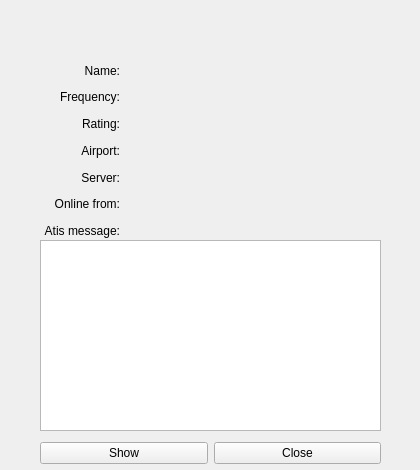
<?xml version="1.0" encoding="UTF-8"?>
<ui version="4.0">
 <class>ATCDetailsWindow</class>
 <widget class="QWidget" name="ATCDetailsWindow">
  <property name="windowModality">
   <enum>Qt::NonModal</enum>
  </property>
  <property name="geometry">
   <rect>
    <x>0</x>
    <y>0</y>
    <width>420</width>
    <height>470</height>
   </rect>
  </property>
  <property name="sizePolicy">
   <sizepolicy hsizetype="Fixed" vsizetype="Fixed">
    <horstretch>0</horstretch>
    <verstretch>0</verstretch>
   </sizepolicy>
  </property>
  <property name="minimumSize">
   <size>
    <width>420</width>
    <height>470</height>
   </size>
  </property>
  <property name="maximumSize">
   <size>
    <width>420</width>
    <height>470</height>
   </size>
  </property>
  <property name="windowTitle">
   <string>ATC details</string>
  </property>
  <property name="windowIcon">
   <iconset resource="imgs.qrc">
    <normaloff>:/mainIcon/icon.png</normaloff>:/mainIcon/icon.png</iconset>
  </property>
  <widget class="QWidget" name="layoutWidget4">
   <property name="geometry">
    <rect>
     <x>6</x>
     <y>5</y>
     <width>411</width>
     <height>51</height>
    </rect>
   </property>
   <layout class="QVBoxLayout" name="verticalLayout">
    <item>
     <widget class="QLabel" name="CallsignLabel">
      <property name="font">
       <font>
        <pointsize>14</pointsize>
       </font>
      </property>
      <property name="text">
       <string/>
      </property>
      <property name="alignment">
       <set>Qt::AlignBottom|Qt::AlignHCenter</set>
      </property>
     </widget>
    </item>
    <item>
     <widget class="QLabel" name="FacilityLabel">
      <property name="font">
       <font>
        <pointsize>10</pointsize>
       </font>
      </property>
      <property name="text">
       <string/>
      </property>
      <property name="alignment">
       <set>Qt::AlignCenter</set>
      </property>
     </widget>
    </item>
   </layout>
  </widget>
  <widget class="QWidget" name="layoutWidget">
   <property name="geometry">
    <rect>
     <x>10</x>
     <y>60</y>
     <width>409</width>
     <height>181</height>
    </rect>
   </property>
   <layout class="QGridLayout" name="gridLayout_2" columnstretch="0,0,0">
    <property name="leftMargin">
     <number>20</number>
    </property>
    <property name="rightMargin">
     <number>60</number>
    </property>
    <item row="5" column="2">
     <widget class="QLabel" name="TimeOnlineLabel">
      <property name="text">
       <string/>
      </property>
     </widget>
    </item>
    <item row="1" column="0">
     <widget class="QLabel" name="FrequencyLabelDesc">
      <property name="text">
       <string>Frequency:</string>
      </property>
      <property name="alignment">
       <set>Qt::AlignRight|Qt::AlignTrailing|Qt::AlignVCenter</set>
      </property>
     </widget>
    </item>
    <item row="3" column="2">
     <widget class="QLabel" name="AirportLabel">
      <property name="text">
       <string/>
      </property>
     </widget>
    </item>
    <item row="3" column="1">
     <spacer name="horizontalSpacer_9">
      <property name="orientation">
       <enum>Qt::Horizontal</enum>
      </property>
      <property name="sizeType">
       <enum>QSizePolicy::Fixed</enum>
      </property>
      <property name="sizeHint" stdset="0">
       <size>
        <width>13</width>
        <height>20</height>
       </size>
      </property>
     </spacer>
    </item>
    <item row="0" column="1">
     <spacer name="horizontalSpacer_14">
      <property name="orientation">
       <enum>Qt::Horizontal</enum>
      </property>
      <property name="sizeType">
       <enum>QSizePolicy::Fixed</enum>
      </property>
      <property name="sizeHint" stdset="0">
       <size>
        <width>13</width>
        <height>20</height>
       </size>
      </property>
     </spacer>
    </item>
    <item row="2" column="0">
     <widget class="QLabel" name="RatingLabelDesc">
      <property name="text">
       <string>Rating:</string>
      </property>
      <property name="alignment">
       <set>Qt::AlignRight|Qt::AlignTrailing|Qt::AlignVCenter</set>
      </property>
     </widget>
    </item>
    <item row="0" column="2">
     <widget class="QLabel" name="NameLabel">
      <property name="minimumSize">
       <size>
        <width>220</width>
        <height>0</height>
       </size>
      </property>
      <property name="maximumSize">
       <size>
        <width>220</width>
        <height>16777215</height>
       </size>
      </property>
      <property name="text">
       <string/>
      </property>
     </widget>
    </item>
    <item row="2" column="1">
     <spacer name="horizontalSpacer_11">
      <property name="orientation">
       <enum>Qt::Horizontal</enum>
      </property>
      <property name="sizeType">
       <enum>QSizePolicy::Fixed</enum>
      </property>
      <property name="sizeHint" stdset="0">
       <size>
        <width>13</width>
        <height>20</height>
       </size>
      </property>
     </spacer>
    </item>
    <item row="2" column="2">
     <widget class="QLabel" name="RatingLabel">
      <property name="text">
       <string/>
      </property>
     </widget>
    </item>
    <item row="0" column="0">
     <widget class="QLabel" name="NameLabelDesc">
      <property name="text">
       <string>Name:</string>
      </property>
      <property name="alignment">
       <set>Qt::AlignRight|Qt::AlignTrailing|Qt::AlignVCenter</set>
      </property>
     </widget>
    </item>
    <item row="3" column="0">
     <widget class="QLabel" name="AirportLabelDesc">
      <property name="text">
       <string>Airport:</string>
      </property>
      <property name="alignment">
       <set>Qt::AlignRight|Qt::AlignTrailing|Qt::AlignVCenter</set>
      </property>
     </widget>
    </item>
    <item row="1" column="1">
     <spacer name="horizontalSpacer_13">
      <property name="orientation">
       <enum>Qt::Horizontal</enum>
      </property>
      <property name="sizeType">
       <enum>QSizePolicy::Fixed</enum>
      </property>
      <property name="sizeHint" stdset="0">
       <size>
        <width>13</width>
        <height>20</height>
       </size>
      </property>
     </spacer>
    </item>
    <item row="4" column="0">
     <widget class="QLabel" name="ServerLabelDesc">
      <property name="text">
       <string>Server:</string>
      </property>
      <property name="alignment">
       <set>Qt::AlignRight|Qt::AlignTrailing|Qt::AlignVCenter</set>
      </property>
     </widget>
    </item>
    <item row="5" column="0">
     <widget class="QLabel" name="TimeOnlineLabelDesc">
      <property name="text">
       <string>Online from:</string>
      </property>
      <property name="alignment">
       <set>Qt::AlignRight|Qt::AlignTrailing|Qt::AlignVCenter</set>
      </property>
     </widget>
    </item>
    <item row="1" column="2">
     <widget class="QLabel" name="FrequencyLabel">
      <property name="text">
       <string/>
      </property>
     </widget>
    </item>
    <item row="4" column="1">
     <spacer name="horizontalSpacer_8">
      <property name="orientation">
       <enum>Qt::Horizontal</enum>
      </property>
      <property name="sizeType">
       <enum>QSizePolicy::Fixed</enum>
      </property>
      <property name="sizeHint" stdset="0">
       <size>
        <width>13</width>
        <height>20</height>
       </size>
      </property>
     </spacer>
    </item>
    <item row="4" column="2">
     <widget class="QLabel" name="ServerLabel">
      <property name="text">
       <string/>
      </property>
     </widget>
    </item>
    <item row="6" column="0">
     <widget class="QLabel" name="AtisMessageLabelDesc">
      <property name="text">
       <string>Atis message:</string>
      </property>
      <property name="alignment">
       <set>Qt::AlignRight|Qt::AlignTrailing|Qt::AlignVCenter</set>
      </property>
     </widget>
    </item>
   </layout>
  </widget>
  <widget class="QPlainTextEdit" name="AtisMessageField">
   <property name="enabled">
    <bool>true</bool>
   </property>
   <property name="geometry">
    <rect>
     <x>40</x>
     <y>240</y>
     <width>341</width>
     <height>191</height>
    </rect>
   </property>
   <property name="sizePolicy">
    <sizepolicy hsizetype="Fixed" vsizetype="Fixed">
     <horstretch>0</horstretch>
     <verstretch>0</verstretch>
    </sizepolicy>
   </property>
   <property name="horizontalScrollBarPolicy">
    <enum>Qt::ScrollBarAlwaysOff</enum>
   </property>
   <property name="readOnly">
    <bool>true</bool>
   </property>
   <property name="textInteractionFlags">
    <set>Qt::TextSelectableByKeyboard|Qt::TextSelectableByMouse</set>
   </property>
  </widget>
  <widget class="QWidget" name="layoutWidget">
   <property name="geometry">
    <rect>
     <x>40</x>
     <y>440</y>
     <width>341</width>
     <height>26</height>
    </rect>
   </property>
   <layout class="QHBoxLayout" name="horizontalLayout">
    <item>
     <widget class="QPushButton" name="ShowButton">
      <property name="text">
       <string>Show</string>
      </property>
     </widget>
    </item>
    <item>
     <widget class="QPushButton" name="CloseButton">
      <property name="text">
       <string>Close</string>
      </property>
     </widget>
    </item>
   </layout>
  </widget>
 </widget>
 <resources>
  <include location="imgs.qrc"/>
 </resources>
 <connections>
  <connection>
   <sender>CloseButton</sender>
   <signal>clicked()</signal>
   <receiver>ATCDetailsWindow</receiver>
   <slot>hide()</slot>
   <hints>
    <hint type="sourcelabel">
     <x>305</x>
     <y>451</y>
    </hint>
    <hint type="destinationlabel">
     <x>209</x>
     <y>234</y>
    </hint>
   </hints>
  </connection>
 </connections>
</ui>
